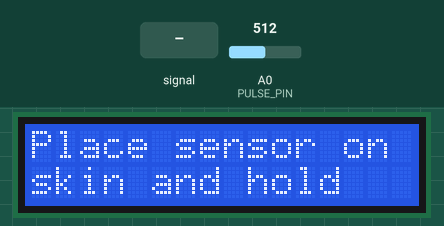
Simulated run of this sketch. Board: Arduino Uno, built with avr-gcc and run on an emulated ATmega328P. Parts: 16×2 character LCD. The inputs (shaded band) are chosen by the test bench; at power-on: A0 (PULSE_PIN) = 512.

Above: at 2.4 s.
2.5 s: A0 (PULSE_PIN) fed a 200 Hz sine of ±81 counts around its level
At 4.3 s:
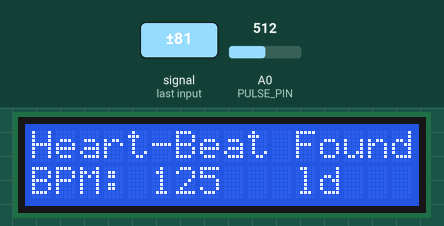
5.5 s: A0 (PULSE_PIN) set to 716
At 6.3 s:
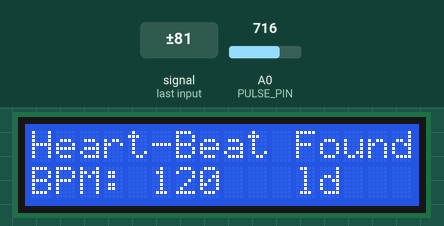
8.5 s: A0 (PULSE_PIN) fed a 2 Hz sine of ±306 counts around its level
At 9.39 s:
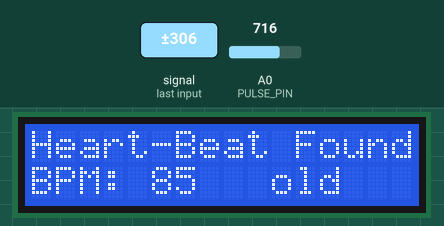
11.0 s: A0 (PULSE_PIN) set to 900
At 14.7 s:
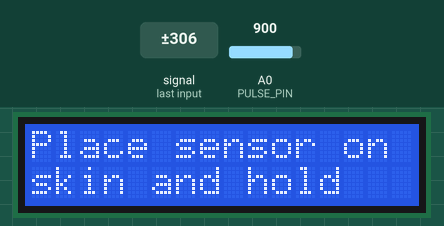
Timing chart, 0 to 15.0 s (numbered marks = the images above; inputs shaded):
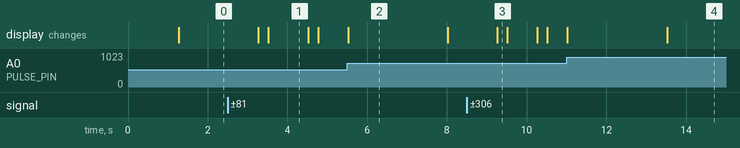

The sketch:

metapulse.ino
```cpp
/*
  MetaPulse: Arduino Uno + Pulse Sensor + 16x2 LCD (BPM display)

  Wiring
  ------
  Pulse sensor:  S (signal) -> A0,  + -> 5V,  - -> GND
  LCD 16x2 (4-bit mode):
    LCD VSS -> GND          LCD VDD -> 5V
    LCD V0  -> middle pin of 10k pot (contrast), pot ends to 5V/GND
    LCD RS  -> D12          LCD RW  -> GND
    LCD E   -> D11
    LCD D4  -> D5           LCD D5  -> D4
    LCD D6  -> D3           LCD D7  -> D2
    LCD A   -> 5V (through 220 ohm)   LCD K -> GND

  Method: the sensor output rises and falls with blood flow. The sketch
  tracks the signal's peak and trough, sets an adaptive threshold halfway
  between them, and times the gap between rising crossings (inter-beat
  interval). BPM is the average of the last few valid intervals.
*/
#include <LiquidCrystal.h>

const int PULSE_PIN = A0;
LiquidCrystal lcd(12, 11, 5, 4, 3, 2);  // RS, E, D4, D5, D6, D7 pins

const unsigned long SAMPLE_MS = 5;      // 200 samples per second
const unsigned long NO_PULSE_MS = 2500; // reset if no beat for this long
const int MIN_IBI = 300;                // 200 BPM upper limit
const int MAX_IBI = 2000;               // 30 BPM lower limit
const int AVG_COUNT = 5;

int thresh = 512, peakVal = 512, troughVal = 512;
bool inPulse = false, firstBeat = true;
unsigned long lastBeat = 0, lastSample = 0, lastDraw = 0;
unsigned long ibi = 800;
unsigned long ibiBuf[AVG_COUNT];
int ibiCount = 0, ibiIdx = 0;
int bpm = 0;
int s1 = 512, s2 = 512, s3 = 512;       // moving average window

void resetDetector() {
  thresh = 512; peakVal = 512; troughVal = 512;
  inPulse = false; firstBeat = true;
  ibiCount = 0; ibiIdx = 0; bpm = 0;
  lastBeat = millis();
}

void addInterval(unsigned long v) {
  ibiBuf[ibiIdx] = v;
  ibiIdx = (ibiIdx + 1) % AVG_COUNT;
  if (ibiCount < AVG_COUNT) ibiCount++;
  unsigned long sum = 0;
  for (int i = 0; i < ibiCount; i++) sum += ibiBuf[i];
  bpm = (int)(60000UL / (sum / ibiCount));
}

void drawLcd() {
  lcd.setCursor(0, 0);
  if (bpm > 0) {
    lcd.print("Heart-Beat Found");
    lcd.setCursor(0, 1);
    lcd.print("BPM: ");
    lcd.print(bpm);
    lcd.print("   ");
  } else {
    lcd.print("Place sensor on ");
    lcd.setCursor(0, 1);
    lcd.print("skin and hold   ");
  }
}

void setup() {
  lcd.begin(16, 2);
  lcd.print("MetaPulse");
  delay(1200);
  lcd.clear();
  resetDetector();
}

void loop() {
  unsigned long now = millis();
  if (now - lastSample >= SAMPLE_MS) {
    lastSample = now;
    s3 = s2; s2 = s1; s1 = analogRead(PULSE_PIN);
    int sig = (s1 + s2 + s3) / 3;
    unsigned long since = now - lastBeat;

    if (sig < thresh && since > (ibi * 3) / 5 && sig < troughVal) troughVal = sig;
    if (sig > thresh && sig > peakVal) peakVal = sig;

    // Rising crossing of the threshold marks a beat
    if (sig > thresh && !inPulse && since > 250 && since > (ibi * 3) / 5) {
      inPulse = true;
      if (firstBeat) {
        firstBeat = false;            // first interval is not reliable
      } else if (since >= MIN_IBI && since <= MAX_IBI) {
        ibi = since;
        addInterval(since);
      }
      lastBeat = now;
    }

    // Falling crossing: update threshold from the latest amplitude
    if (sig < thresh && inPulse) {
      inPulse = false;
      int amp = peakVal - troughVal;
      if (amp > 20) thresh = troughVal + amp / 2;  // ignore noise-sized swings
      peakVal = thresh;
      troughVal = thresh;
    }

    if (since > NO_PULSE_MS) resetDetector();
  }

  if (now - lastDraw >= 250) {
    lastDraw = now;
    drawLcd();
  }
}
```

Measured:
- after the input at 2.5 s, the display: first changes after 0.77 s (image 1 shows a later state)
- after the input at 8.5 s, the display: changes after 0.77 s (image 3)
- what the display in image 1 shows lasts 1.0 s, from 3.5 s to 4.5 s
- what the display in image 2 shows lasts 2.5 s, from 5.5 s to 8.0 s
